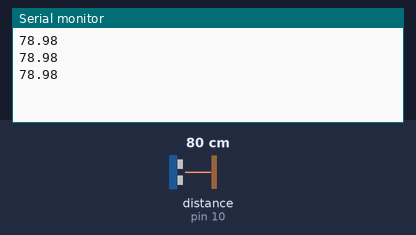
The sketch below on a simulated Arduino Uno, built with avr-gcc and run on an emulated ATmega328P. On the bench: the last lines printed to the serial monitor. Wiring (inferred from the names in the program): ultrasonic range finder: trigger pin 9; echo pin 10. The inputs (shaded band) are chosen by the test bench; at power-on: distance to the obstacle (sensor on pin 10) 80 cm. The echo pulse lasts 58.3 µs per cm.

Above: at 1.3 s.
1.4 s: distance to the obstacle (sensor on pin 10) set to 2 cm
At 1.9 s:
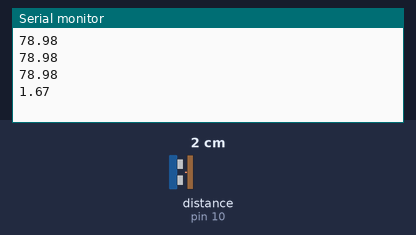
2.9 s: distance to the obstacle (sensor on pin 10) set to 4 cm
At 3.4 s:
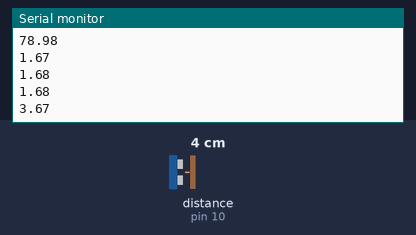
Timing chart, 0 to 5.9 s (numbered marks = the images above; inputs shaded):
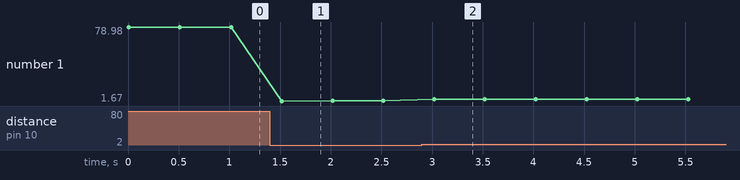

Measured:
- after the input at 1.4 s, the serial monitor: prints a new line after 0.12 s (image 1)
- after the input at 2.9 s, the serial monitor: prints a new line after 0.12 s (image 2)
- plotted number 1: 78.98 → 1.68 after the input at 1.4 s, 1.68 → 3.67 after the input at 2.9 s

The sketch:

HCSR04.ino
```cpp
# include "HCSR04.h"

const int trigPin = 9;
const int echoPin = 10;
int delayT = 500;

HCSR04 myHcsr04;

void setup() {
  	// put your setup code here, to run once:
	Serial.begin(9600);
	myHcsr04.SetTrigPin(trigPin);
	myHcsr04.SetEchoPin(echoPin);
}

void loop() {
  	// put your main code here, to run repeatedly:
	myHcsr04.getDistanceInCentimeters(delayT);
}
```

HCSR04.cpp
```cpp
# include "HCSR04.h"
# include <Arduino.h>

using namespace std;

void HCSR04::SetTrigPin(const int TrigPin) {
    _TrigPin = TrigPin;
    pinMode(_TrigPin, OUTPUT);
}

void HCSR04::SetEchoPin(const int EchoPin) {
    _EchoPin = EchoPin;
    pinMode(_EchoPin, INPUT);
}

void HCSR04::getDistanceInCentimeters(int delayT) {
    // set trigger signal
    digitalWrite(_TrigPin, LOW);
    delayMicroseconds(2);
    digitalWrite(_TrigPin, HIGH);
    delayMicroseconds(10);
    digitalWrite(_TrigPin, LOW);

    // parse pulse signal
    duration = pulseIn(_EchoPin, HIGH);

    // convert to distance
    distanceInCentimeters = duration * SOUND_SPEED / 2;

    Serial.print(distanceInCentimeters);
    // Serial.print(" ");
    Serial.print("\n");

    delay(delayT);
}
```

HCSR04.h
```cpp
# ifndef HCSR04_H
# define HCSR04_H

# include <Arduino.h>

class HCSR04 {
	private:
		int _TrigPin;
		int _EchoPin;
		long duration;
		float distanceInCentimeters;
		# define SOUND_SPEED 0.034

	public:
		void SetTrigPin(const int TrigPin);
		void SetEchoPin(const int EchoPin);
		void getDistanceInCentimeters(int delayT);
};

# endif // HCSR04_H
```
